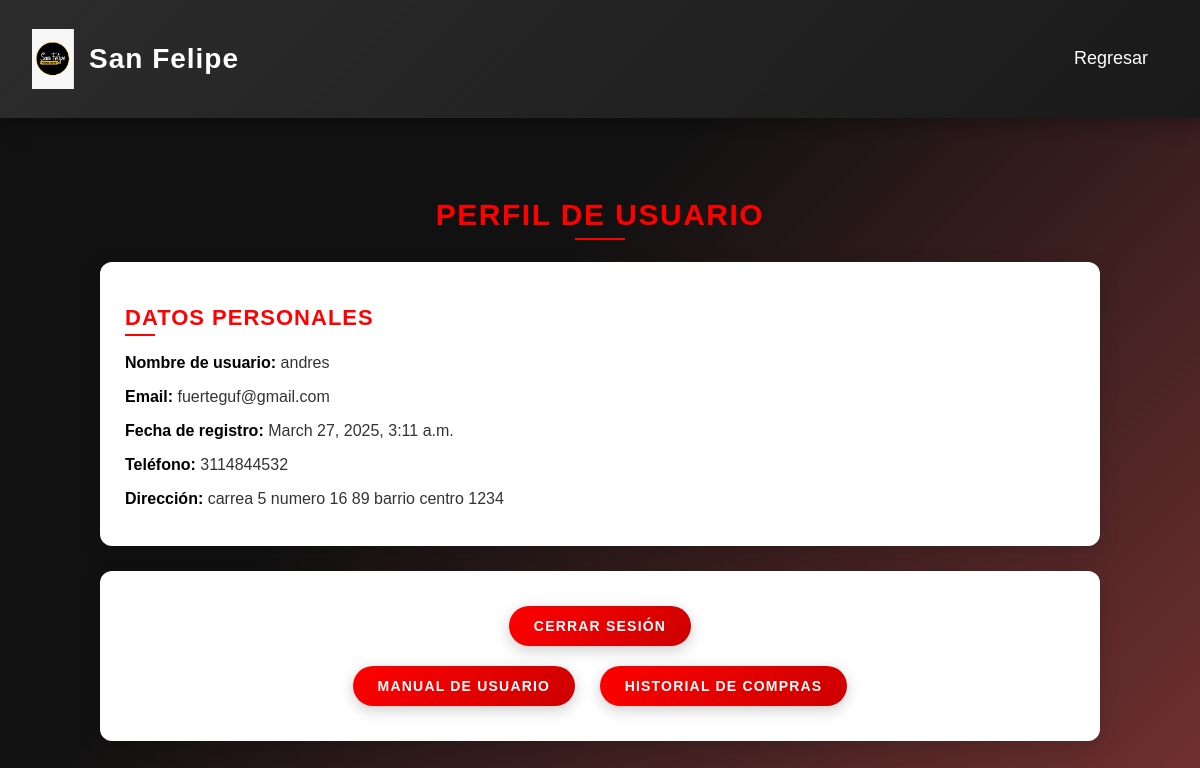
The app's page /perfil/ (signed in) with its own data.
### san_felipe/models.py (models this page shows, shortened)
class PerfilUsuario(models.Model):
    user = models.OneToOneField(User, on_delete=models.CASCADE, related_name='perfil')
    telefono = models.CharField(max_length=15, blank=True, null=True)
    direccion = models.CharField(max_length=255, blank=True, null=True)
    fecha_nacimiento = models.DateField(blank=True, null=True)

### san_felipe/views.py (the view)
# urls.py: path('perfil/', views.perfil, name='perfil'),
@login_required
def perfil(request):
    try:
        perfil = request.user.perfil  # Access the user's profile
    except PerfilUsuario.DoesNotExist:
        perfil = None
    pedidos = Pedido.objects.filter(usuario=request.user)  # Fetch all orders for the user
    context = {
        'perfil': perfil,
        'pedidos': pedidos,
    }
    return render(request, 'perfil_usuario.html', context)

### san_felipe/templates/perfil_usuario.html (shortened to what this page needs)
{% load static %}
<!DOCTYPE html>
<html lang="es">
<head>
</head>
<body>
    <div class="navbar">
        <div class="logo-container">
            <img src="{% static 'img/1000032882.jpg' %}" alt="San Felipe Logo" class="logo reveal">
            <h1 class="navbar-title reveal">San Felipe</h1>
        </div>
        <nav class="nav-links">
            <a href="/" class="reveal">Regresar</a>
        </nav>
    </div>
    <main>
        <header class="titulo">
            <h1>Perfil de Usuario</h1>
        </header>
        <section class="perfil-info">
            <h2>Datos Personales</h2>
            <p><strong>Nombre de usuario:</strong> {{ perfil.user.username }}</p>
            <p><strong>Email:</strong> {{ perfil.user.email }}</p>
            <p><strong>Fecha de registro:</strong> {{ perfil.user.date_joined }}</p>
            <p><strong>Teléfono:</strong> {{ perfil.telefono }}</p>
            <p><strong>Dirección:</strong> {{ perfil.direccion }}</p>
        </section>
        <section class="acciones">
            <form action="{% url 'logout' %}" method="POST">
                <button type="submit" class="logout-btn">Cerrar sesión</button>
            </form>
            <a href="{% url 'manual' %}" class="manual-btn">Manual de Usuario</a>
            <a href="/historial" class="manual-btn">Historial de Compras</a>
        </section>
    </main>
</body>
</html>

### san_felipe/templates/perfil_usuario.html (style rules this page uses)
body { font-family: 'Poppins', sans-serif; background: linear-gradient(135deg, #111 40%,rgb(116, 49, 49) 100%); margin: 0; padding: 0; }
.navbar { background: linear-gradient(135deg, #1a1a1a 0%, #2c2c2c 100%); color: #fff; padding: 1.5rem 2rem; display: flex; justify-content: space-between; align-items: center; position: sticky; top: 0; box-shadow: 0 6px 20px rgba(0, 0, 0, 0.3); z-index: 1000; transition: background 0.3s ease; }
.navbar .logo-container { display: flex; align-items: center; }
.navbar .logo-container .logo { height: 60px; transition: transform 0.4s ease, filter 0.4s ease; opacity: 0; }
.navbar .logo-container .logo.reveal { animation: slideInLeft 0.8s ease-out forwards; }
.navbar .navbar-title { color: #fff; font-size: 28px; font-weight: 700; margin-left: 15px; letter-spacing: 1px; transition: color 0.4s ease, transform 0.4s ease; opacity: 0; }
.navbar .navbar-title.reveal { animation: fadeInScale 0.8s ease-out 0.2s forwards; }
.navbar .nav-links { display: flex; gap: 30px; margin-left: auto; }
.navbar .nav-links a { color: #fff; text-decoration: none; font-size: 18px; font-weight: 500; padding: 12px 20px; border-radius: 8px; transition: background-color 0.4s ease, transform 0.4s ease, box-shadow 0.4s ease; position: relative; opacity: 0; }
.navbar .nav-links a.reveal { animation: slideInRight 0.8s ease-out forwards; }
.navbar .nav-links a::after { content: ''; position: absolute; bottom: 8px; left: 50%; width: 0; height: 2px; background-color: #ff4b2b; transition: width 0.4s ease, left 0.4s ease; }
main { max-width: 1000px; margin: 40px auto; padding: 20px; }
.titulo h1 { text-align: center; color: #ff0000; font-size: 30px; font-weight: 700; letter-spacing: 1.5px; text-transform: uppercase; margin-bottom: 30px; position: relative; }
.titulo h1::after { content: ''; position: absolute; bottom: -8px; left: 50%; transform: translateX(-50%); width: 50px; height: 2px; background-color: #ff0000; }
.perfil-info, .historial-compras, .acciones { background: #ffffff; padding: 25px; border-radius: 12px; box-shadow: 0 6px 20px rgba(0, 0, 0, 0.15); margin-bottom: 25px; color: #000000; transition: transform 0.3s ease, box-shadow 0.3s ease; }
.perfil-info h2, .historial-compras h2 { color: #ff0000; font-size: 22px; font-weight: 700; margin-bottom: 20px; text-transform: uppercase; letter-spacing: 1px; position: relative; }
.perfil-info h2::before, .historial-compras h2::before { content: ''; position: absolute; bottom: -5px; left: 0; width: 30px; height: 2px; background-color: #ff0000; transition: width 0.3s ease; }
.perfil-info p, .historial-compras p { margin: 10px 0; font-size: 16px; line-height: 1.5; color: #333333; }
.perfil-info p strong, .historial-compras p strong { color: #000000; font-weight: 600; }
.acciones { text-align: center; }
.logout-btn, .manual-btn { background: linear-gradient(135deg, #ff0000, #cc0000); color: #ffffff; border: none; padding: 12px 25px; border-radius: 25px; cursor: pointer; font-size: 14px; font-weight: 600; text-transform: uppercase; letter-spacing: 1.2px; text-decoration: none; display: inline-block; margin: 10px; transition: all 0.3s ease; box-shadow: 0 4px 15px rgba(0, 0, 0, 0.2); }

### records on screen
PerfilUsuario: user.username "andres", user.email "fuerteguf@gmail.com", user.date_joined "March 27, 2025, 3:11 a.m.", telefono "3114844532", direccion "carrea 5 numero 16 89 barrio centro 1234"
